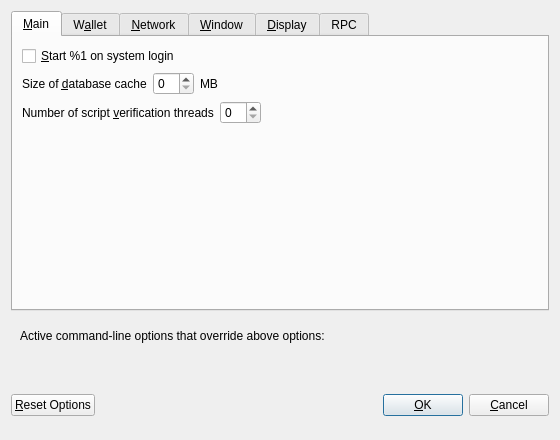
<?xml version="1.0" encoding="UTF-8"?>
<ui version="4.0">
 <class>OptionsDialog</class>
 <widget class="QDialog" name="OptionsDialog">
  <property name="geometry">
   <rect>
    <x>0</x>
    <y>0</y>
    <width>560</width>
    <height>440</height>
   </rect>
  </property>
  <property name="windowTitle">
   <string>Options</string>
  </property>
  <property name="modal">
   <bool>true</bool>
  </property>
  <layout class="QVBoxLayout" name="verticalLayout">
   <item>
    <widget class="QTabWidget" name="tabWidget">
     <property name="currentIndex">
      <number>0</number>
     </property>
     <widget class="QWidget" name="tabMain">
      <attribute name="title">
       <string>&amp;Main</string>
      </attribute>
      <layout class="QVBoxLayout" name="verticalLayout_Main">
       <item>
        <widget class="QCheckBox" name="bitcoinAtStartup">
         <property name="toolTip">
          <string>Automatically start %1 after logging in to the system.</string>
         </property>
         <property name="text">
          <string>&amp;Start %1 on system login</string>
         </property>
        </widget>
       </item>
       <item>
        <layout class="QHBoxLayout" name="horizontalLayout_2_Main">
         <item>
          <widget class="QLabel" name="databaseCacheLabel">
           <property name="text">
            <string>Size of &amp;database cache</string>
           </property>
           <property name="textFormat">
            <enum>Qt::PlainText</enum>
           </property>
           <property name="buddy">
            <cstring>databaseCache</cstring>
           </property>
          </widget>
         </item>
         <item>
          <widget class="QSpinBox" name="databaseCache"/>
         </item>
         <item>
          <widget class="QLabel" name="databaseCacheUnitLabel">
           <property name="text">
            <string>MB</string>
           </property>
           <property name="textFormat">
            <enum>Qt::PlainText</enum>
           </property>
          </widget>
         </item>
         <item>
          <spacer name="horizontalSpacer_2_Main">
           <property name="orientation">
            <enum>Qt::Horizontal</enum>
           </property>
           <property name="sizeHint" stdset="0">
            <size>
             <width>40</width>
             <height>20</height>
            </size>
           </property>
          </spacer>
         </item>
        </layout>
       </item>
       <item>
        <layout class="QHBoxLayout" name="horizontalLayout_3_Main">
         <item>
          <widget class="QLabel" name="threadsScriptVerifLabel">
           <property name="text">
            <string>Number of script &amp;verification threads</string>
           </property>
           <property name="textFormat">
            <enum>Qt::PlainText</enum>
           </property>
           <property name="buddy">
            <cstring>threadsScriptVerif</cstring>
           </property>
          </widget>
         </item>
         <item>
          <widget class="QSpinBox" name="threadsScriptVerif">
           <property name="toolTip">
            <string>(0 = auto, &lt;0 = leave that many cores free)</string>
           </property>
          </widget>
         </item>
         <item>
          <spacer name="horizontalSpacer_3_Main">
           <property name="orientation">
            <enum>Qt::Horizontal</enum>
           </property>
           <property name="sizeHint" stdset="0">
            <size>
             <width>40</width>
             <height>20</height>
            </size>
           </property>
          </spacer>
         </item>
        </layout>
       </item>
       <item>
        <spacer name="verticalSpacer_Main">
         <property name="orientation">
          <enum>Qt::Vertical</enum>
         </property>
         <property name="sizeHint" stdset="0">
          <size>
           <width>20</width>
           <height>40</height>
          </size>
         </property>
        </spacer>
       </item>
      </layout>
     </widget>
     <widget class="QWidget" name="tabWallet">
      <attribute name="title">
       <string>W&amp;allet</string>
      </attribute>
      <layout class="QVBoxLayout" name="verticalLayout_Wallet">
       <item>
        <widget class="QGroupBox" name="groupBox">
         <property name="title">
          <string>Expert</string>
         </property>
         <layout class="QVBoxLayout" name="verticalLayout_2">
          <item>
           <widget class="QCheckBox" name="coinControlFeatures">
            <property name="toolTip">
             <string>Whether to show coin control features or not.</string>
            </property>
            <property name="text">
             <string>Enable coin &amp;control features</string>
            </property>
           </widget>
          </item>
          <item>
           <widget class="QCheckBox" name="spendZeroConfChange">
            <property name="toolTip">
             <string>If you disable the spending of unconfirmed change, the change from a transaction cannot be used until that transaction has at least one confirmation. This also affects how your balance is computed.</string>
            </property>
            <property name="text">
             <string>&amp;Spend unconfirmed change</string>
            </property>
           </widget>
          </item>
         </layout>
        </widget>
       </item>
       <item>
        <spacer name="verticalSpacer_Wallet">
         <property name="orientation">
          <enum>Qt::Vertical</enum>
         </property>
         <property name="sizeHint" stdset="0">
          <size>
           <width>20</width>
           <height>40</height>
          </size>
         </property>
        </spacer>
       </item>
      </layout>
     </widget>
     <widget class="QWidget" name="tabNetwork">
      <attribute name="title">
       <string>&amp;Network</string>
      </attribute>
      <layout class="QVBoxLayout" name="verticalLayout_Network">
       <item>
        <widget class="QCheckBox" name="mapPortUpnp">
         <property name="toolTip">
          <string>Automatically open the FirstBitcoinCapitalCorp client port on the router. This only works when your router supports UPnP and it is enabled.</string>
         </property>
         <property name="text">
          <string>Map port using &amp;UPnP</string>
         </property>
        </widget>
       </item>
       <item>
        <widget class="QCheckBox" name="allowIncoming">
         <property name="toolTip">
          <string>Accept connections from outside</string>
         </property>
         <property name="text">
          <string>Allow incoming connections</string>
         </property>
        </widget>
       </item>
       <item>
        <widget class="QCheckBox" name="connectSocks">
         <property name="toolTip">
          <string>Connect to the FirstBitcoinCapitalCorp network through a SOCKS5 proxy.</string>
         </property>
         <property name="text">
          <string>&amp;Connect through SOCKS5 proxy (default proxy):</string>
         </property>
        </widget>
       </item>
       <item>
        <layout class="QHBoxLayout" name="horizontalLayout_1_Network">
         <item>
          <widget class="QLabel" name="proxyIpLabel">
           <property name="text">
            <string>Proxy &amp;IP:</string>
           </property>
           <property name="textFormat">
            <enum>Qt::PlainText</enum>
           </property>
           <property name="buddy">
            <cstring>proxyIp</cstring>
           </property>
          </widget>
         </item>
         <item>
          <widget class="QValidatedLineEdit" name="proxyIp">
           <property name="minimumSize">
            <size>
             <width>140</width>
             <height>0</height>
            </size>
           </property>
           <property name="maximumSize">
            <size>
             <width>140</width>
             <height>16777215</height>
            </size>
           </property>
           <property name="toolTip">
            <string>IP address of the proxy (e.g. IPv4: 127.0.0.1 / IPv6: ::1)</string>
           </property>
          </widget>
         </item>
         <item>
          <widget class="QLabel" name="proxyPortLabel">
           <property name="text">
            <string>&amp;Port:</string>
           </property>
           <property name="textFormat">
            <enum>Qt::PlainText</enum>
           </property>
           <property name="buddy">
            <cstring>proxyPort</cstring>
           </property>
          </widget>
         </item>
         <item>
          <widget class="QLineEdit" name="proxyPort">
           <property name="minimumSize">
            <size>
             <width>55</width>
             <height>0</height>
            </size>
           </property>
           <property name="maximumSize">
            <size>
             <width>55</width>
             <height>16777215</height>
            </size>
           </property>
           <property name="toolTip">
            <string>Port of the proxy (e.g. 9050)</string>
           </property>
          </widget>
         </item>
         <item>
          <spacer name="horizontalSpacer_1_Network">
           <property name="orientation">
            <enum>Qt::Horizontal</enum>
           </property>
           <property name="sizeHint" stdset="0">
            <size>
             <width>40</width>
             <height>20</height>
            </size>
           </property>
          </spacer>
         </item>
        </layout>
       </item>
       <item>
        <layout class="QHBoxLayout" name="horizontalLayout_2_Network">
         <item>
          <widget class="QLabel" name="proxyActiveNets">
           <property name="text">
            <string>Used for reaching peers via:</string>
           </property>
           <property name="textFormat">
            <enum>Qt::PlainText</enum>
           </property>
          </widget>
         </item>
         <item>
          <widget class="QCheckBox" name="proxyReachIPv4">
           <property name="enabled">
            <bool>false</bool>
           </property>
           <property name="toolTip">
            <string>Shows, if the supplied default SOCKS5 proxy is used to reach peers via this network type.</string>
           </property>
           <property name="text">
            <string/>
           </property>
          </widget>
         </item>
         <item>
          <widget class="QLabel" name="proxyReachIPv4Label">
           <property name="text">
            <string>IPv4</string>
           </property>
           <property name="textFormat">
            <enum>Qt::PlainText</enum>
           </property>
          </widget>
         </item>
         <item>
          <widget class="QCheckBox" name="proxyReachIPv6">
           <property name="enabled">
            <bool>false</bool>
           </property>
           <property name="toolTip">
            <string>Shows, if the supplied default SOCKS5 proxy is used to reach peers via this network type.</string>
           </property>
           <property name="text">
            <string/>
           </property>
          </widget>
         </item>
         <item>
          <widget class="QLabel" name="proxyReachIPv6Label">
           <property name="text">
            <string>IPv6</string>
           </property>
           <property name="textFormat">
            <enum>Qt::PlainText</enum>
           </property>
          </widget>
         </item>
         <item>
          <widget class="QCheckBox" name="proxyReachTor">
           <property name="enabled">
            <bool>false</bool>
           </property>
           <property name="toolTip">
            <string>Shows, if the supplied default SOCKS5 proxy is used to reach peers via this network type.</string>
           </property>
           <property name="text">
            <string/>
           </property>
          </widget>
         </item>
         <item>
          <widget class="QLabel" name="proxyReachTorLabel">
           <property name="text">
            <string>Tor</string>
           </property>
           <property name="textFormat">
            <enum>Qt::PlainText</enum>
           </property>
          </widget>
         </item>
         <item>
          <spacer name="horizontalSpacer_2_Network">
           <property name="orientation">
            <enum>Qt::Horizontal</enum>
           </property>
           <property name="sizeHint" stdset="0">
            <size>
             <width>40</width>
             <height>20</height>
            </size>
           </property>
          </spacer>
         </item>
        </layout>
       </item>
       <item>
        <widget class="QCheckBox" name="connectSocksTor">
         <property name="toolTip">
          <string>Connect to the FirstBitcoinCapitalCorp network through a separate SOCKS5 proxy for Tor hidden services.</string>
         </property>
         <property name="text">
          <string>Use separate SOCKS5 proxy to reach peers via Tor hidden services:</string>
         </property>
        </widget>
       </item>
       <item>
        <layout class="QHBoxLayout" name="horizontalLayout_3_Network">
         <item>
          <widget class="QLabel" name="proxyIpTorLabel">
           <property name="text">
            <string>Proxy &amp;IP:</string>
           </property>
           <property name="textFormat">
            <enum>Qt::PlainText</enum>
           </property>
           <property name="buddy">
            <cstring>proxyIpTor</cstring>
           </property>
          </widget>
         </item>
         <item>
          <widget class="QValidatedLineEdit" name="proxyIpTor">
           <property name="minimumSize">
            <size>
             <width>140</width>
             <height>0</height>
            </size>
           </property>
           <property name="maximumSize">
            <size>
             <width>140</width>
             <height>16777215</height>
            </size>
           </property>
           <property name="toolTip">
            <string>IP address of the proxy (e.g. IPv4: 127.0.0.1 / IPv6: ::1)</string>
           </property>
          </widget>
         </item>
         <item>
          <widget class="QLabel" name="proxyPortTorLabel">
           <property name="text">
            <string>&amp;Port:</string>
           </property>
           <property name="textFormat">
            <enum>Qt::PlainText</enum>
           </property>
           <property name="buddy">
            <cstring>proxyPortTor</cstring>
           </property>
          </widget>
         </item>
         <item>
          <widget class="QLineEdit" name="proxyPortTor">
           <property name="minimumSize">
            <size>
             <width>55</width>
             <height>0</height>
            </size>
           </property>
           <property name="maximumSize">
            <size>
             <width>55</width>
             <height>16777215</height>
            </size>
           </property>
           <property name="toolTip">
            <string>Port of the proxy (e.g. 9050)</string>
           </property>
          </widget>
         </item>
         <item>
          <spacer name="horizontalSpacer_4_Network">
           <property name="orientation">
            <enum>Qt::Horizontal</enum>
           </property>
           <property name="sizeHint" stdset="0">
            <size>
             <width>40</width>
             <height>20</height>
            </size>
           </property>
          </spacer>
         </item>
        </layout>
       </item>
       <item>
        <spacer name="verticalSpacer_Network">
         <property name="orientation">
          <enum>Qt::Vertical</enum>
         </property>
         <property name="sizeHint" stdset="0">
          <size>
           <width>20</width>
           <height>40</height>
          </size>
         </property>
        </spacer>
       </item>
      </layout>
     </widget>
     <widget class="QWidget" name="tabWindow">
      <attribute name="title">
       <string>&amp;Window</string>
      </attribute>
      <layout class="QVBoxLayout" name="verticalLayout_Window">
       <item>
        <widget class="QCheckBox" name="hideTrayIcon">
         <property name="toolTip">
          <string>&amp;Hide the icon from the system tray.</string>
         </property>
         <property name="text">
          <string>Hide tray icon</string>
         </property>
        </widget>
       </item>
       <item>
        <widget class="QCheckBox" name="minimizeToTray">
         <property name="toolTip">
          <string>Show only a tray icon after minimizing the window.</string>
         </property>
         <property name="text">
          <string>&amp;Minimize to the tray instead of the taskbar</string>
         </property>
        </widget>
       </item>
       <item>
        <widget class="QCheckBox" name="minimizeOnClose">
         <property name="toolTip">
          <string>Minimize instead of exit the application when the window is closed. When this option is enabled, the application will be closed only after selecting Exit in the menu.</string>
         </property>
         <property name="text">
          <string>M&amp;inimize on close</string>
         </property>
        </widget>
       </item>
       <item>
        <spacer name="verticalSpacer_Window">
         <property name="orientation">
          <enum>Qt::Vertical</enum>
         </property>
         <property name="sizeHint" stdset="0">
          <size>
           <width>20</width>
           <height>40</height>
          </size>
         </property>
        </spacer>
       </item>
      </layout>
     </widget>
     <widget class="QWidget" name="tabDisplay">
      <attribute name="title">
       <string>&amp;Display</string>
      </attribute>
      <layout class="QVBoxLayout" name="verticalLayout_Display">
       <item>
        <layout class="QHBoxLayout" name="horizontalLayout_1_Display">
         <item>
          <widget class="QLabel" name="langLabel">
           <property name="text">
            <string>User Interface &amp;language:</string>
           </property>
           <property name="textFormat">
            <enum>Qt::PlainText</enum>
           </property>
           <property name="buddy">
            <cstring>lang</cstring>
           </property>
          </widget>
         </item>
         <item>
          <widget class="QValueComboBox" name="lang">
           <property name="toolTip">
            <string>The user interface language can be set here. This setting will take effect after restarting %1.</string>
           </property>
          </widget>
         </item>
        </layout>
       </item>
       <item>
        <layout class="QHBoxLayout" name="horizontalLayout_2_Display">
         <item>
          <widget class="QLabel" name="unitLabel">
           <property name="text">
            <string>&amp;Unit to show amounts in:</string>
           </property>
           <property name="textFormat">
            <enum>Qt::PlainText</enum>
           </property>
           <property name="buddy">
            <cstring>unit</cstring>
           </property>
          </widget>
         </item>
         <item>
          <widget class="QValueComboBox" name="unit">
           <property name="toolTip">
            <string>Choose the default subdivision unit to show in the interface and when sending coins.</string>
           </property>
          </widget>
         </item>
        </layout>
       </item>
       <item>
        <layout class="QHBoxLayout" name="horizontalLayout_3_Display">
         <item>
          <widget class="QLabel" name="thirdPartyTxUrlsLabel">
           <property name="toolTip">
            <string>Third party URLs (e.g. a block explorer) that appear in the transactions tab as context menu items. %s in the URL is replaced by transaction hash. Multiple URLs are separated by vertical bar |.</string>
           </property>
           <property name="text">
            <string>Third party transaction URLs</string>
           </property>
           <property name="buddy">
            <cstring>thirdPartyTxUrls</cstring>
           </property>
          </widget>
         </item>
         <item>
          <widget class="QLineEdit" name="thirdPartyTxUrls">
           <property name="toolTip">
            <string>Third party URLs (e.g. a block explorer) that appear in the transactions tab as context menu items. %s in the URL is replaced by transaction hash. Multiple URLs are separated by vertical bar |.</string>
           </property>
          </widget>
         </item>
        </layout>
       </item>
       <item>
        <spacer name="verticalSpacer_Display">
         <property name="orientation">
          <enum>Qt::Vertical</enum>
         </property>
         <property name="sizeHint" stdset="0">
          <size>
           <width>20</width>
           <height>40</height>
          </size>
         </property>
        </spacer>
       </item>
      </layout>
     </widget>
     <widget class="QWidget" name="tabRpc">
      <attribute name="title">
       <string>RPC</string>
      </attribute>
      <layout class="QFormLayout" name="formLayout">
       <item row="1" column="0">
        <widget class="QCheckBox" name="checkBox">
         <property name="toolTip">
          <string>Sets server=1</string>
         </property>
         <property name="text">
          <string>Enable server</string>
         </property>
        </widget>
       </item>
       <item row="2" column="0">
        <widget class="QCheckBox" name="checkListenPort">
         <property name="toolTip">
          <string>Sets listen=1</string>
         </property>
         <property name="text">
          <string>Listen ports</string>
         </property>
        </widget>
       </item>
       <item row="3" column="0">
        <widget class="QCheckBox" name="checkDebugRpc">
         <property name="toolTip">
          <string>Writes debug=rpc</string>
         </property>
         <property name="text">
          <string>Debug rpc</string>
         </property>
        </widget>
       </item>
       <item row="4" column="0">
        <widget class="QLabel" name="userNameLabel">
         <property name="text">
          <string>Rpc user name:</string>
         </property>
        </widget>
       </item>
       <item row="4" column="1">
        <widget class="QLineEdit" name="rcpUserNameLineEdit">
         <property name="dragEnabled">
          <bool>true</bool>
         </property>
         <property name="clearButtonEnabled">
          <bool>true</bool>
         </property>
        </widget>
       </item>
       <item row="5" column="0">
        <widget class="QLabel" name="rpcUserPasswordLabel">
         <property name="text">
          <string>Rpc user password:</string>
         </property>
        </widget>
       </item>
       <item row="5" column="1">
        <widget class="QLineEdit" name="rpcUserPasswordLineEdit">
         <property name="toolTip">
          <string>You should choose a strong random password. This is the RPC password and &lt;b&gt;not&lt;/b&gt; your wallet encryption password.</string>
         </property>
         <property name="echoMode">
          <enum>QLineEdit::Password</enum>
         </property>
         <property name="clearButtonEnabled">
          <bool>true</bool>
         </property>
        </widget>
       </item>
       <item row="6" column="0" colspan="2">
        <widget class="QLabel" name="labelCheckRpc">
         <property name="text">
          <string>To check, restart wallet and click &lt;a href=&quot;http://127.0.0.1:16662&quot;&gt;this hyperlink&lt;/a&gt; to open in browser.</string>
         </property>
         <property name="openExternalLinks">
          <bool>true</bool>
         </property>
        </widget>
       </item>
       <item row="7" column="1">
        <spacer name="verticalSpacer">
         <property name="orientation">
          <enum>Qt::Vertical</enum>
         </property>
         <property name="sizeHint" stdset="0">
          <size>
           <width>20</width>
           <height>40</height>
          </size>
         </property>
        </spacer>
       </item>
       <item row="0" column="0" colspan="2">
        <widget class="QLabel" name="labelEmercoinConf">
         <property name="text">
          <string>This window edits &lt;a href=&quot;bitcf.conf&quot;&gt;bitcf.conf&lt;/a&gt; file.</string>
         </property>
        </widget>
       </item>
      </layout>
     </widget>
    </widget>
   </item>
   <item>
    <widget class="QFrame" name="frame">
     <layout class="QVBoxLayout" name="verticalLayout_Bottom">
      <item>
       <layout class="QHBoxLayout" name="horizontalLayout_Bottom">
        <item>
         <widget class="QLabel" name="overriddenByCommandLineInfoLabel">
          <property name="text">
           <string>Active command-line options that override above options:</string>
          </property>
          <property name="textFormat">
           <enum>Qt::PlainText</enum>
          </property>
         </widget>
        </item>
        <item>
         <spacer name="horizontalSpacer_Bottom">
          <property name="orientation">
           <enum>Qt::Horizontal</enum>
          </property>
          <property name="sizeHint" stdset="0">
           <size>
            <width>40</width>
            <height>20</height>
           </size>
          </property>
         </spacer>
        </item>
       </layout>
      </item>
      <item>
       <widget class="QLabel" name="overriddenByCommandLineLabel">
        <property name="text">
         <string/>
        </property>
        <property name="textFormat">
         <enum>Qt::PlainText</enum>
        </property>
        <property name="wordWrap">
         <bool>true</bool>
        </property>
       </widget>
      </item>
     </layout>
    </widget>
   </item>
   <item>
    <layout class="QHBoxLayout" name="horizontalLayout_Buttons">
     <item>
      <widget class="QPushButton" name="resetButton">
       <property name="toolTip">
        <string>Reset all client options to default.</string>
       </property>
       <property name="text">
        <string>&amp;Reset Options</string>
       </property>
       <property name="autoDefault">
        <bool>false</bool>
       </property>
      </widget>
     </item>
     <item>
      <spacer name="horizontalSpacer_1">
       <property name="orientation">
        <enum>Qt::Horizontal</enum>
       </property>
       <property name="sizeHint" stdset="0">
        <size>
         <width>40</width>
         <height>48</height>
        </size>
       </property>
      </spacer>
     </item>
     <item>
      <widget class="QLabel" name="statusLabel">
       <property name="minimumSize">
        <size>
         <width>200</width>
         <height>0</height>
        </size>
       </property>
       <property name="font">
        <font>
         <weight>75</weight>
         <bold>true</bold>
        </font>
       </property>
       <property name="text">
        <string/>
       </property>
       <property name="textFormat">
        <enum>Qt::PlainText</enum>
       </property>
       <property name="wordWrap">
        <bool>true</bool>
       </property>
      </widget>
     </item>
     <item>
      <spacer name="horizontalSpacer_2">
       <property name="orientation">
        <enum>Qt::Horizontal</enum>
       </property>
       <property name="sizeHint" stdset="0">
        <size>
         <width>40</width>
         <height>48</height>
        </size>
       </property>
      </spacer>
     </item>
     <item>
      <widget class="QPushButton" name="okButton">
       <property name="text">
        <string>&amp;OK</string>
       </property>
       <property name="autoDefault">
        <bool>false</bool>
       </property>
       <property name="default">
        <bool>true</bool>
       </property>
      </widget>
     </item>
     <item>
      <widget class="QPushButton" name="cancelButton">
       <property name="text">
        <string>&amp;Cancel</string>
       </property>
       <property name="autoDefault">
        <bool>false</bool>
       </property>
      </widget>
     </item>
    </layout>
   </item>
  </layout>
 </widget>
 <customwidgets>
  <customwidget>
   <class>QValidatedLineEdit</class>
   <extends>QLineEdit</extends>
   <header>qvalidatedlineedit.h</header>
  </customwidget>
  <customwidget>
   <class>QValueComboBox</class>
   <extends>QComboBox</extends>
   <header>qvaluecombobox.h</header>
  </customwidget>
 </customwidgets>
 <resources/>
 <connections/>
</ui>
